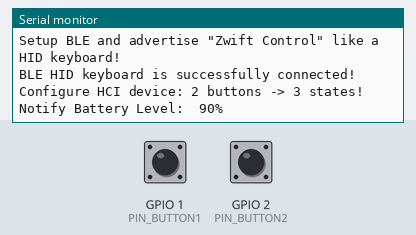
Recording of a sketch running on a simulated Seeed XIAO ESP32-S3. Parts: the last lines printed to the serial monitor. The inputs (shaded band) are chosen by the test bench; at power-on: GPIO 1 (PIN_BUTTON1) HIGH, GPIO 2 (PIN_BUTTON2) HIGH. USB keyboard and mouse output is not drawn.

Above: at 2.7 s.
2.8 s: GPIO 1 (PIN_BUTTON1) pulled LOW for 0.15 s
At 4.6 s:
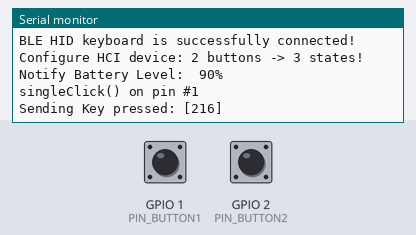
4.9 s: GPIO 2 (PIN_BUTTON2) pulled LOW for 1 s
At 5.76 s:
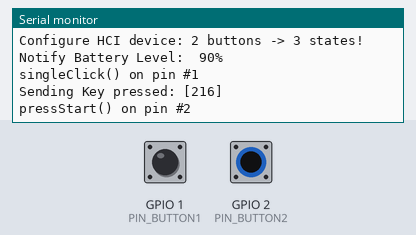
7.4 s: GPIO 1 (PIN_BUTTON1) pulled LOW for 1 s
At 9.3 s:
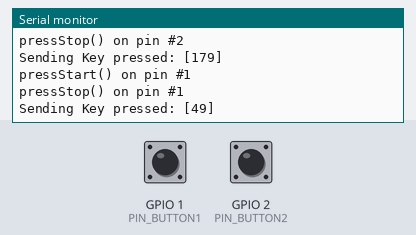
9.9 s: GPIO 2 (PIN_BUTTON2) pulled LOW for 0.15 s
At 11.3 s:
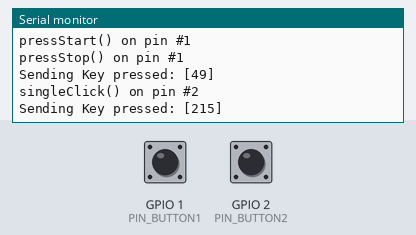
11.5 s: GPIO 1 (PIN_BUTTON1) pulsed LOW 2 times (0.12 s each, 0.3 s apart)
At 12.8 s:
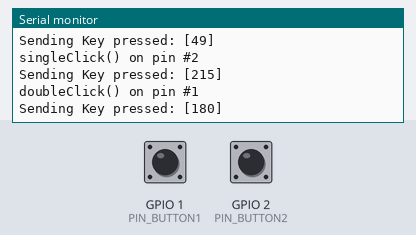
Timing chart, 0 to 14.5 s (numbered marks = the images above; inputs shaded):
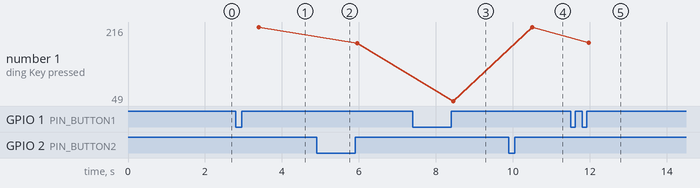

The sketch:

esp32_Zwift_Control_v01.ino
```cpp
/**
 *
 *          Simple Zwift BLE Remote Control with only 2 buttons
 *
 * Short:                     Zwift Control
 *
 * The code turns the ESP32 into a 2 button (with 3 states) Bluetooth LE controller.
 * Optimized for use with Zwift game to remotely initiate specific game actions that
 * are mapped (by the Zwift app) to different keys of the regular PC-keyboard (Windows).
 *
 *              Tested with Adafruit Feather ESP32 V2 a.k.a. Huzzah
 *
 * The code uses the ESP32 NimBLE libraries see: https://github.com/h2zero/NimBLE-Arduino
 *
 * The code is using the ESP32 BLE Keyboard library see: https://github.com/T-vK/ESP32-BLE-Keyboard
 *
**/

// -------------------------------------------------------------------------------------------
// COMPILER DIRECTIVE to allow/suppress DEBUG messages that help debugging...
// Uncomment general "#define DEBUG" to activate
#define DEBUG
// Include these debug utility macros in all cases!
#include "DebugUtils.h"
// -------------------------------------------------------------------------------------------

// LiPo Battery connected ? -> uncomment
//#include "esp32BatteryLevel.h"
// Battery level percentage value 0-100%
uint8_t batteryPercentage = 90; // Default value

// Without USE_NIMBLE defined --> not working on Windows 10 !!!!
#ifndef USE_NIMBLE
#define USE_NIMBLE
#endif
#include <BleKeyboard.h>
BleKeyboard bleKeyboard("Zwift Control", "Espressif", batteryPercentage);
uint8_t buttonPressed = 0;

#include "esp32ButtonControl.h"

void setup() {
#ifdef DEBUG
    Serial.begin(115200);
    while (!Serial) delay(10);
    Serial.flush();
    delay(1000); // Give Serial I/O time to settle
#endif
    DEBUG_PRINTLN("");
    DEBUG_PRINTLN("BLE Server with 2 Button Control for Zwift Game");
    DEBUG_PRINTLN("--------------  ESP32 dev board  --------------");
    delay(500);

// Configure and start the Battery service
  DEBUG_PRINTLN("Configure and start the Battery service");
// When "esp32BatteryLevel.h" is included -> BATTERY is defined
#ifdef BATTERY
    setupBatteryState();
    batteryPercentage = getBatteryState();
    DEBUG_PRINTF("LiPo Battery Setup - Level: %3d%%\n", batteryPercentage);
#else
    DEBUG_PRINTF("NO LiPo Battery! - Default level: %3d%%\n", batteryPercentage);
#endif
  bleKeyboard.setBatteryLevel(batteryPercentage); // Update present battery level percentage

  DEBUG_PRINTLN("Setup BLE and advertise \"Zwift Control\" like a HID keyboard!");
  bleKeyboard.begin();
  while(!bleKeyboard.isConnected()) delay(10); // wait for connection!
  DEBUG_PRINTLN("BLE HID keyboard is successfully connected!");
  setupButtonControl();
}

bool isTimeToNotifyBatteryLevel(void) {
  static unsigned long notifyDelayTime = 0;
  if(millis() >= notifyDelayTime) {
    notifyDelayTime = millis() + 30000; // Set next moment after 30 seconds
    return true;
  }
  return false;
}

void loop() {
  buttonPressed = getButtonState();
  if(bleKeyboard.isConnected() & isTimeToNotifyBatteryLevel()) {
    // When "esp32BatteryLevel.h" is included -> BATTERY is defined
    #ifdef BATTERY
    batteryPercentage = getBatteryState();
    #endif
    bleKeyboard.setBatteryLevel(batteryPercentage); // Update present battery level percentage
    DEBUG_PRINTF("Notify Battery Level: %3d%%\n", batteryPercentage);
  }
  if(bleKeyboard.isConnected() & (buttonPressed != 0x00) ) {
    DEBUG_PRINTF("Sending Key pressed: [%d]\n", buttonPressed);
    bleKeyboard.press(buttonPressed);
    delay(10);
    if(buttonPressed == KEY_DOWN_ARROW) {
       delay(1350); // Zwift demands to wait before releasing, otherwise NO effect!
    }
    bleKeyboard.release(buttonPressed);    // this releases the button
    // Handle second set of keys that are valid only in workout mode
    if(buttonPressed == KEY_LEFT_ARROW) {
       bleKeyboard.press(KEY_PAGE_UP);     // Page Up      Increase FTP
       delay(10);
       bleKeyboard.release(KEY_PAGE_UP);   // this releases the button
    }
    if(buttonPressed == KEY_RIGHT_ARROW) {
       bleKeyboard.press(KEY_PAGE_DOWN);   // Page Down    Decrease FTP
       delay(10);
       bleKeyboard.release(KEY_PAGE_DOWN); // this releases the button
    }
  }
}
```

DebugUtils.h
```cpp
/*
DebugUtils.h - Simple debugging utilities.
*/

#ifndef DEBUGUTILS_H
#define DEBUGUTILS_H

#ifdef DEBUG
  #define DEBUG_PRINT(...) Serial.print(__VA_ARGS__)
  #define DEBUG_PRINTF(...) Serial.printf(__VA_ARGS__)
  #define DEBUG_PRINTLN(...) Serial.println(__VA_ARGS__)
#else
  #define DEBUG_PRINT(...)
  #define DEBUG_PRINTF(...)
  #define DEBUG_PRINTLN(...)
#endif

#endif
```

esp32ButtonControl.h
```cpp
// -----------------------------------------------------------------------------------
//      Map and handle specific key functions for Zwift game actions
// -----------------------------------------------------------------------------------

// Two Keys/Buttons settings connected to
#define PIN_BUTTON1    A0   // GPIO26 internal pullup -> ESP32 Feather V2
#define PIN_BUTTON2    A1   // GPIO25 internal pullup -> ESP32 Feather V2
//#define PIN_BUTTON1    A4   // GPIO8 external pullup -> XIAO ESP32S3 Sense
//#define PIN_BUTTON2    A9   // GPIO5 external pullup -> XIAO ESP32S3 Sense
//#define PIN_BUTTON1     0   // LilyGo ESP32S3 T-Display, builtin button -> use with internal pullup
//#define PIN_BUTTON2    14   // LilyGo ESP32S3 T-Display, builtin button -> use with internal pullup

// Key to value/function mapping
#define KEY_SPACE 0xB4  // Not defined in the Key list of Ble Keyboard header file (?)
/*                                      Key list value       Name         Zwift Action
                                        KEY_ESC;          // Escape       Show End Ride Screen
                                        KEY_RETURN;       // Return/Enter Confirm choice/Select
                                        KEY_PAGE_UP;      // Page Up      Increase FTP
                                        KEY_PAGE_DOWN;    // Page Down    Decrease FTP
                                        KEY_UP_ARROW;     // Up arrow     Display Action Bar
*/
const uint8_t singleClickButton1Value = KEY_LEFT_ARROW;   // Left arrow   Turn left at intersection
const uint8_t singleClickButton2Value = KEY_RIGHT_ARROW;  // Right arrow  Turn right at intersection

const uint8_t doubleClickButton1Value = KEY_SPACE;        // Space        Power Up
const uint8_t doubleClickButton2Value = KEY_DOWN_ARROW;   // Down arrow   Make an U-turn

const uint8_t longPressStopButton1Value = 49;             // 49-57 1-9    Change your Camera View 1 - 9 views
const uint8_t longPressStopButton2Value = KEY_TAB;        // Tab          Skip Workout Step

#include <OneButton.h>
/* https://www.arduino.cc/reference/en/libraries/onebutton/
 * Initialize the OneButton library.
 * OneButton::OneButton(const int pin, const boolean activeLow, const bool pullupActive)
 * @param pin           -> The pin to be used for input from a momentary button.
 * @param activeLow     -> Set to true when the input level is LOW when the button is pressed, Default is true.
 * @param pullupActive  -> Activate the internal pullup when available. Default is true.
 */
// Setup button pushed input level is LOW and use internal PullUp resistor
OneButton zwiftButton1(PIN_BUTTON1, true, true);
OneButton zwiftButton2(PIN_BUTTON2, true, true);

#define LONGPRESSDELAY 500      // The time delay before LongPressStart is called (to eliminate accidental holding down)
uint8_t _buttonPressed = 0;     // "Local" variable that holds key pressed value

// Define callback functions that handle 3 different "click" states
void singleClickButton1(void) {
  _buttonPressed = singleClickButton1Value;
  DEBUG_PRINTLN("singleClick() on pin #1");
}

void doubleClickButton1(void) {
  _buttonPressed = doubleClickButton1Value;
  DEBUG_PRINTLN("doubleClick() on pin #1");
}

void longPressStartButton1(void) {
  DEBUG_PRINTLN("pressStart() on pin #1");
}

void longPressStopButton1(void) {
  static uint8_t camViewNum  = longPressStopButton1Value-1;
  if(camViewNum < 57) camViewNum++;
  else camViewNum = longPressStopButton1Value;
  _buttonPressed = camViewNum;
  DEBUG_PRINTLN("pressStop() on pin #1");
}

/*
void duringLongPressButton1() {
// DEBUG_PRINTLN("Button 1 longPress");
}
*/

void singleClickButton2(void) {
  _buttonPressed = singleClickButton2Value;
  DEBUG_PRINTLN("singleClick() on pin #2");
} // singleClick

void doubleClickButton2(void) {
  _buttonPressed = doubleClickButton2Value;
  DEBUG_PRINTLN("doubleClick() on pin #2");
}

void longPressStartButton2(void) {
  DEBUG_PRINTLN("pressStart() on pin #2");
}

void longPressStopButton2(void) {
  _buttonPressed = longPressStopButton2Value;
  DEBUG_PRINTLN("pressStop() on pin #2");
}

/*
void duringLongPressButton2() {
//  DEBUG_PRINTLN("Button 2 longPress");
}
*/

void setupButtonControl(void){
  DEBUG_PRINTLN("Configure HCI device: 2 buttons -> 3 states!");
#ifdef DEBUG
  Serial.setDebugOutput(true);
#endif

  // Set the callBack functions
  zwiftButton1.attachClick(singleClickButton1);
  zwiftButton1.attachDoubleClick(doubleClickButton1);

  zwiftButton1.setPressMs(LONGPRESSDELAY);
  zwiftButton1.attachLongPressStart(longPressStartButton1);
  zwiftButton1.attachLongPressStop(longPressStopButton1);
  //zwiftButton1.attachDuringLongPress(duringLongPressButton1);

  zwiftButton2.attachClick(singleClickButton2);
  zwiftButton2.attachDoubleClick(doubleClickButton2);

  zwiftButton2.setPressMs(LONGPRESSDELAY);
  zwiftButton2.attachLongPressStart(longPressStartButton2);
  zwiftButton2.attachLongPressStop(longPressStopButton2);
  //zwiftButton2.attachDuringLongPress(duringLongPressButton2);
}

uint8_t getButtonState(void) {
  _buttonPressed = 0x00;
  zwiftButton1.tick();
  zwiftButton2.tick();
  return _buttonPressed;
}
```

Measured:
- after the input at 2.8 s, the serial monitor: prints a new line after 0.60 s (image 1)
- after the input at 4.9 s, the serial monitor: prints a new line after 0.55 s (image 2)
- after the input at 7.4 s, the serial monitor: prints a new line after 0.55 s (image 3)
- after the input at 9.9 s, the serial monitor: prints a new line after 0.60 s (image 4)
- after the input at 11.5 s, the serial monitor: prints a new line after 0.47 s (image 5)
- plotted number 1: 216 → 179 after the input at 4.9 s, 179 → 49 after the input at 7.4 s, 49 → 215 after the input at 9.9 s, 215 → 180 after the input at 11.5 s
